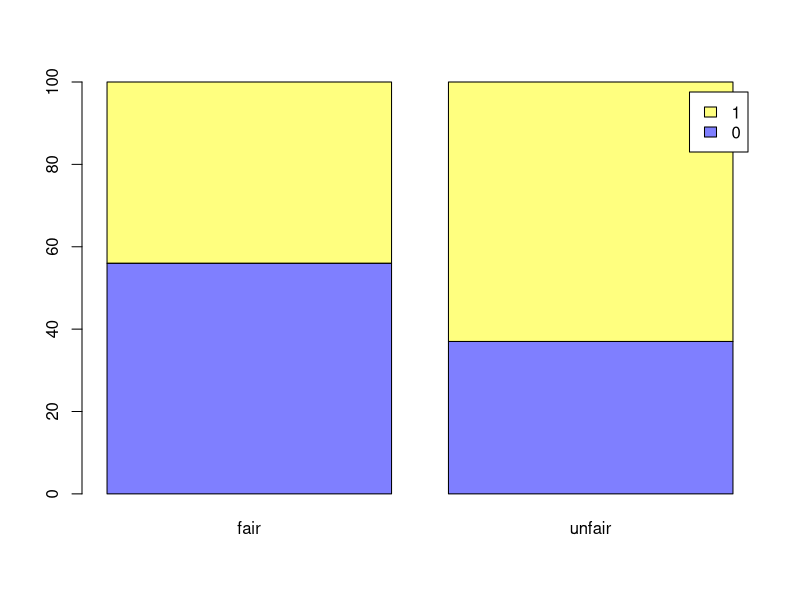
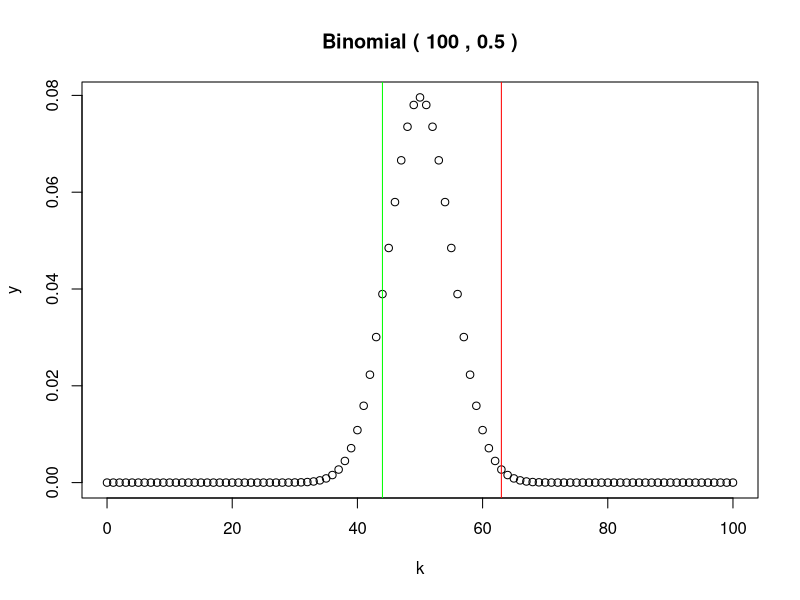
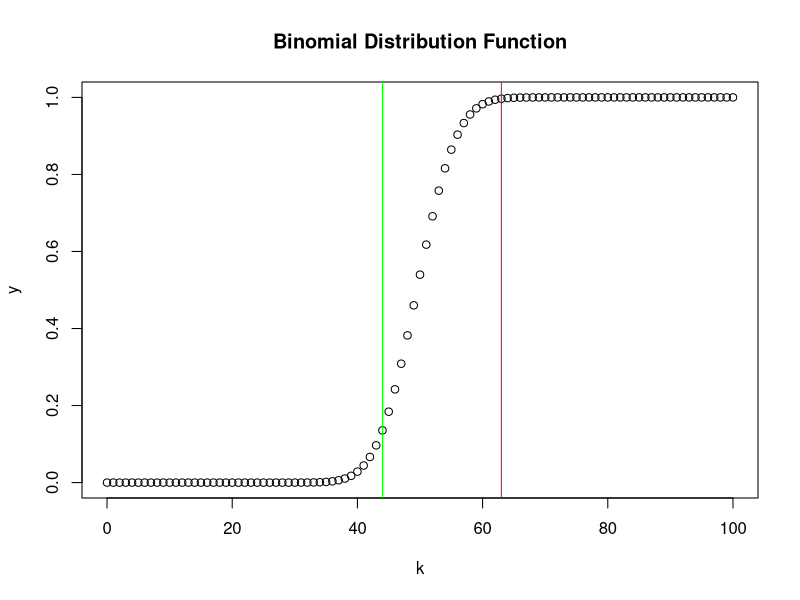
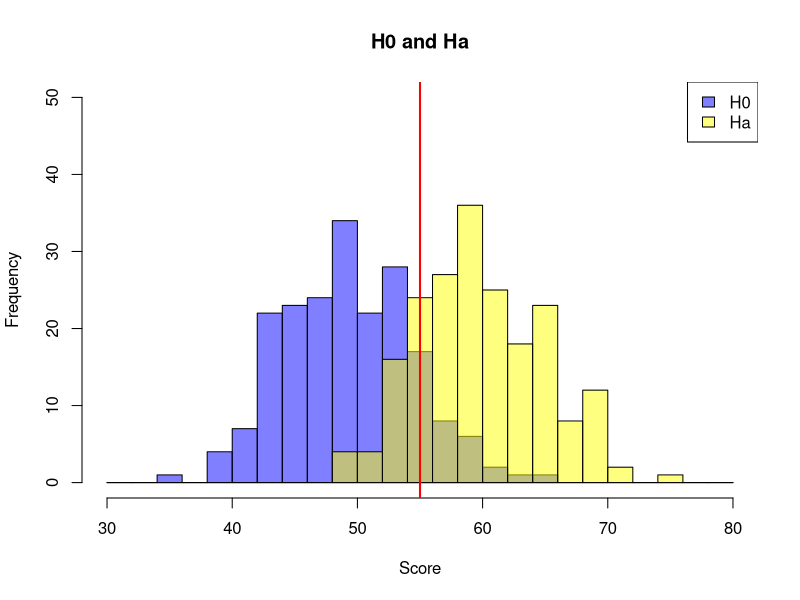
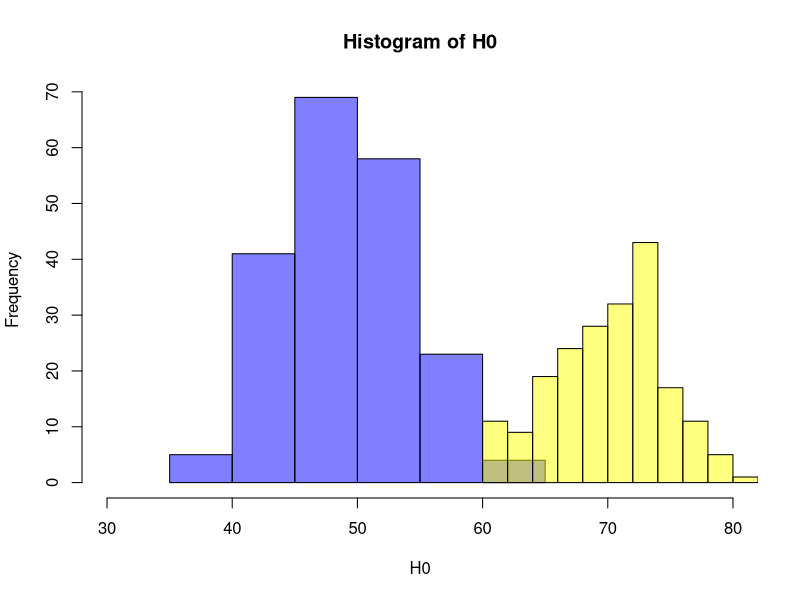
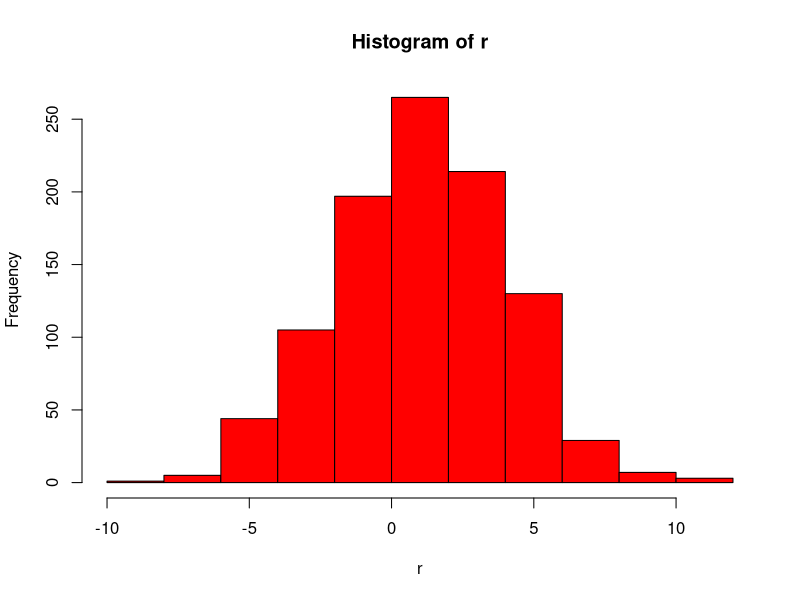

These figures' R source, in order:
## ---- chunk 1
coins=c(0,1)  # ~ (tail, head="success")

sample(coins,10,replace=TRUE)   # throw coins 10 times
sample(coins,10,replace=TRUE)   # and again (pseudorandom numbers)
sample(coins,10,replace=TRUE)   # and again (pseudorandom numbers)

# random number generators need a seed variable
# usually this is implicitly set by some time stamp and process ID: --> ?set.seed
# here we set it explicitly based on some fixed integer (123 is arbit)
set.seed(123)     # 123 is arbitrary
sample(coins,10,replace=TRUE)   
set.seed(123)    # use _identical_ seed
sample(coins,10,replace=TRUE)   # deterministic result
## ---- chunk 2
N=100         # number of throws
# two coins, each thrown N times
fair=sample(coins,N,replace=TRUE)                      # unbiased sampling (fair coin)
unfair=sample(coins,N,replace=TRUE, prob=c(0.4,0.6))   # biased sampling

# generate table of counts
counts=cbind(fair=table(fair),unfair=table(unfair))

# define some (non-default) colors for barplot
myblue=rgb(0,0,1,0.5)
myyell=rgb(1,1,0,0.5)
barplot(counts, col=c(myblue,myyell), legend.text=TRUE)
## ---- chunk 3
fair_head=sum(fair)
unfair_head=sum(unfair)
cat("fair=", fair_head, "unfair=", unfair_head)
## ---- chunk 4
k=0:100
y=dbinom(k, size=N, prob=0.5)
title=paste("Binomial (",N,",",0.5,")")
plot(k,y, main=title)
abline(v=fair_head, col="green") # plot observation from fair coin
abline(v=unfair_head, col="red") # plot observation from unfair coin

# same for cummulative distribution function
y=pbinom(k,size=N,prob=0.5)
plot(k,y, main="Binomial Distribution Function")
abline(v=fair_head, col="green") # plot observation from fair coin
abline(v=unfair_head, col="red") # plot observation from unfair coin
## ---- chunk 5
pf=pbinom(fair_head-1,   size=100, prob=0.5, lower.tail=FALSE)   # why "fair_head - 1" ?
pu=pbinom(unfair_head-1, size=100, prob=0.5, lower.tail=FALSE) 
cat("p(fair)=", pf, "p(unfair)=", pu)
## ---- chunk 6
# as above: is the number of heads greater than expected by chance
bt=binom.test(unfair_head, 100, 0.5, alternative="greater")  
bt$p.value

# two.sided: is the number of heads higher or lower than expected by chance
bt=binom.test(unfair_head, 100, 0.5, alternative="two.sided") 
bt$p.value  # here: = 2 x one-sided (because of symmetry for prob=0.5)

# binom.test() returns more information 
# e.g. 95% confidence interval for success probability
bt$conf.int  # does the confidence interval include p=0.5?
## ---- chunk 7
NR=200
#1. generate number of heads from NR experiments
H0 = rbinom(NR, size=N, prob=0.5)

#2. convert vector H0 to vector of p-values
p0 = pbinom(H0-1, size=N, prob=0.5, lower.tail=FALSE) 

head(sort(p0)) # some p-values are small

# discretization of surprisal (acceptance/rejection). R. Fisher would not have done this.
table(p0 < 0.05)
## ---- chunk 8
Ha=rbinom(NR, size=N, prob=0.6)
## ---- chunk 9
# set up some graphics parameters for convenience
br=seq(30,80,2)

# plot histograms
hist(H0, breaks=br, col= myblue, xlim=c(30,80), ylim=c(0,50), xlab= "Score", main="H0 and Ha")
hist(Ha, breaks=br, col= myyell, add=TRUE)
legend("topright", c("H0","Ha"), fill=c(myblue,myyell))

# illustrate some (arbitrary) threshold
thresh=55
abline(v=thresh,lwd=2,col="red")
## ---- chunk 10
d1 = data.frame(test=H0, coin="H0")
d2 = data.frame(test=Ha, coin="Ha")
df = rbind(d1,d2)

contigencyTable = function(df,thresh) { 

  df$test=ifelse(df$test<thresh, "H0", "Ha")
  C=table(df)
  
  # Type1 = FPR = FP/[FP+TN] = 1 - Specificity = Pr (reject|H0)
  Type1=C["Ha", "H0"] / (C["Ha", "H0"] + C["H0", "H0"])

  # Type2 = FNR = FN/[TP+FN] = 1 - Sensitivity = 1 - power = 1 - recall = Pr(accept|Ha)
  Type2=C["H0", "Ha"] / (C["H0", "Ha"] + C["Ha", "Ha"])

  # PPV = TP/[TP + FP] = 1 - FDR = Pr(Ha|reject)
  PPV=C["Ha", "Ha"] / (C["Ha", "Ha"] + C["Ha", "H0"])

  # FDR = FP/[TP + FP] = 1 - PPV = Pr(H0|reject)
  FDR=C["Ha", "H0"] / (C["Ha", "Ha"] + C["Ha", "H0"])
  
  show(C)
  cat("thresh=",thresh,"Type1=",Type1,"Type2=",Type2,"power=",1-Type2,"FDR=",FDR)
}

contigencyTable(df,thresh=55)
contigencyTable(df,thresh=65)

# Increasing the bias (effect size)
Ha=rbinom(NR, size=N, prob=0.7)
d1 = data.frame(test=H0, coin="H0")
d2 = data.frame(test=Ha, coin="Ha")
hist(H0, xlim=c(30,80), col=myblue)
hist(Ha, col=myyell,add=TRUE)
contigencyTable(rbind(d1,d2), thresh=55)
## ---- chunk 11
x=rnorm(100)
d=dnorm(-10:10)
p=pnorm(-10:10)
## ---- chunk 12
r=rnorm(1000,mean=1,sd=3)
hist(r, col="red")
